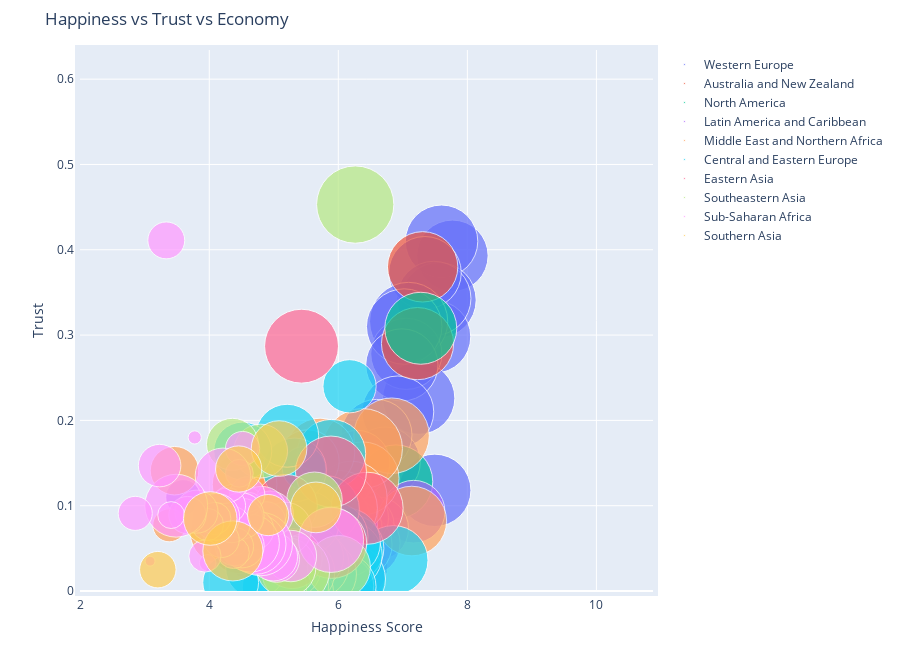

Notebook cell for this chart:
### Code cell
import warnings
warnings.filterwarnings('ignore')

figure = bubbleplot(dataset = df, x_column = 'Score', y_column = 'Perceptions of corruption', 
    bubble_column = 'Country', size_column = 'GDP per capita', color_column = 'Region', 
    x_title = "Happiness Score", y_title = "Trust", title = 'Happiness vs Trust vs Economy',
    x_logscale = False, scale_bubble = 1, height = 650)

py.iplot(figure, config={'scrollzoom': True})

### Figure 1 — Plotly figure (JSON) as saved in the notebook; plotly's stock layout.template omitted (floating-point values rounded to 4 significant figures)
{"data": [{"marker": {"size": [1.34, 1.383, 1.488, 1.38, 1.396, 1.452, 1.387, 1.376, 1.609, 1.333, 1.499, 1.373, 1.356, 1.3, 1.324, 1.286, 1.294, 1.263, 1.221, 1.181], "sizemode": "area", "sizeref": 0.0005263}, "mode": "markers", "name": "Western Europe", "text": ["Finland", "Denmark", "Norway", "Iceland", "Netherlands", "Switzerland", "Sweden", "Austria", "Luxembourg", "United Kingdom", "Ireland", "Germany", "Belgium", "Malta", "France", "Spain", "Italy", "Cyprus", "Portugal", "Greece"], "type": "scatter", "x": [7.769, 7.6, 7.554, 7.494, 7.488, 7.48, 7.343, 7.246, 7.09, 7.054, 7.021, 6.985, 6.923, 6.726, 6.592, 6.354, 6.223, 6.046, 5.693, 5.287], "y": [0.393, 0.41, 0.341, 0.118, 0.298, 0.343, 0.373, 0.226, 0.316, 0.278, 0.31, 0.265, 0.21, 0.151, 0.183, 0.079, 0.03, 0.041, 0.025, 0.034]}, {"marker": {"size": [1.303, 1.372], "sizemode": "area", "sizeref": 0.0005263}, "mode": "markers", "name": "Australia and New Zealand", "text": ["New Zealand", "Australia"], "type": "scatter", "x": [7.307, 7.228], "y": [0.38, 0.29]}, {"marker": {"size": [1.365, 1.433], "sizemode": "area", "sizeref": 0.0005263}, "mode": "markers", "name": "North America", "text": ["Canada", "United States"], "type": "scatter", "x": [7.278, 6.892], "y": [0.308, 0.128]}, {"marker": {"size": [1.034, 1.07, 1.159, 0.8, 1.149, 1.004, 1.124, 0.794, 1.231, 0.985, 0.694, 1.092, 0.912, 0.831, 0.642, 0.776, 0.855, 0.96, 1.015, 0.96, 0.323], "sizemode": "area", "sizeref": 0.0005263}, "mode": "markers", "name": "Latin America and Caribbean", "text": ["Costa Rica", "Mexico", "Chile", "Guatemala", "Panama", "Brazil", "Uruguay", "El Salvador", "Trinidad & Tobago", "Colombia", "Nicaragua", "Argentina", "Ecuador", "Jamaica", "Honduras", "Bolivia", "Paraguay", "Peru", "Dominican Republic", "Venezuela", "Haiti"], "type": "scatter", "x": [7.167, 6.595, 6.444, 6.436, 6.321, 6.3, 6.293, 6.253, 6.192, 6.125, 6.105, 6.086, 6.028, 5.89, 5.86, 5.779, 5.743, 5.697, 5.425, 4.707, 3.597], "y": [0.093, 0.073, 0.056, 0.078, 0.054, 0.086, 0.15, 0.074, 0.016, 0.034, 0.127, 0.05, 0.087, 0.028, 0.078, 0.064, 0.08, 0.027, 0.101, 0.047, 0.11]}, {"marker": {"size": [1.276, 1.503, 1.403, 1.684, 1.362, 1.5, 1.263, 1.044, 1.183, 1.002, 0.801, 0.987, 0.837, 0.657, 1.1, 0.921, 1.043, 0.913, 0.619, 0.287], "sizemode": "area", "sizeref": 0.0005263}, "mode": "markers", "name": "Middle East and Northern Africa", "text": ["Israel", "United Arab Emirates", "Saudi Arabia", "Qatar", "Bahrain", "Kuwait", "Northern Cyprus", "Libya", "Turkey", "Algeria", "Morocco", "Lebanon", "Jordan", "Palestinian Territories", "Iran", "Tunisia", "Iraq", "Egypt", "Syria", "Yemen"], "type": "scatter", "x": [7.139, 6.825, 6.375, 6.374, 6.199, 6.021, 5.718, 5.525, 5.373, 5.211, 5.208, 5.197, 4.906, 4.696, 4.548, 4.461, 4.437, 4.166, 3.462, 3.38], "y": [0.082, 0.182, 0.132, 0.167, 0.11, 0.097, 0.162, 0.152, 0.106, 0.114, 0.076, 0.027, 0.13, 0.066, 0.125, 0.055, 0.089, 0.067, 0.141, 0.077]}, {"marker": {"size": [1.269, 1.246, 1.206, 0.745, 1.238, 1.258, 0.882, 1.162, 1.187, 1.237, 1.173, 1.201, 1.183, 1.004, 0.685, 1.051, 0.493, 1.155, 0.945, 1.067, 0.983, 0.551, 1.052, 1.043, 1.092, 0.947, 0.85, 0.886, 0.82], "sizemode": "area", "sizeref": 0.0005263}, "mode": "markers", "name": "Central and Eastern Europe", "text": ["Czech Republic", "Slovakia", "Poland", "Uzbekistan", "Lithuania", "Slovenia", "Kosovo", "Romania", "Latvia", "Estonia", "Kazakhstan", "Hungary", "Russia", "Serbia", "Moldova", "Montenegro", "Tajikistan", "Croatia", "Bosnia and Herzegovina", "Belarus", "North Macedonia", "Kyrgyzstan", "Turkmenistan", "Azerbaijan", "Bulgaria", "Albania", "Armenia", "Georgia", "Ukraine"], "type": "scatter", "x": [6.852, 6.198, 6.182, 6.174, 6.149, 6.118, 6.1, 6.07, 5.94, 5.893, 5.809, 5.758, 5.648, 5.603, 5.529, 5.523, 5.467, 5.432, 5.386, 5.323, 5.274, 5.261, 5.247, 5.208, 5.011, 4.719, 4.559, 4.519, 4.332], "y": [0.036, 0.014, 0.05, 0.24, 0.042, 0.057, 0.006, 0.005, 0.064, 0.161, 0.096, 0.02, 0.031, 0.039, 0, 0.08, 0.144, 0.022, 0.006, 0.142, 0.034, 0.023, 0.028, 0.182, 0.004, 0.027, 0.064, 0.164, 0.01]}, {"marker": {"size": [1.368, 1.301, 1.327, 1.438, 0.948, 1.029], "sizemode": "area", "sizeref": 0.0005263}, "mode": "markers", "name": "Eastern Asia", "text": ["Taiwan", "South Korea", "Japan", "Hong Kong", "Mongolia", "China"], "type": "scatter", "x": [6.446, 5.895, 5.886, 5.43, 5.285, 5.191], "y": [0.097, 0.056, 0.14, 0.287, 0.038, 0.1]}, {"marker": {"size": [1.572, 1.05, 0.807, 1.221, 0.931, 0.741, 0.764, 0.574, 0.71], "sizemode": "area", "sizeref": 0.0005263}, "mode": "markers", "name": "Southeastern Asia", "text": ["Singapore", "Thailand", "Philippines", "Malaysia", "Indonesia", "Vietnam", "Laos", "Cambodia", "Myanmar"], "type": "scatter", "x": [6.262, 6.008, 5.631, 5.339, 5.192, 5.175, 4.796, 4.7, 4.36], "y": [0.453, 0.028, 0.107, 0.024, 0.028, 0.073, 0.164, 0.062, 0.172]}, {"marker": {"size": [1.12, 0.696, 0.549, 0.611, 0.569, 0.393, 0.673, 1.057, 0.96, 0.45, 0, 0.879, 0.138, 0.331, 0.38, 0.308, 0.512, 0.57, 0.204, 0.094, 0.385, 0.268, 0.35, 0.336, 0.811, 0.332, 0.578, 0.275, 0.073, 0.274, 0.274, 0.489, 0.046, 0.366, 1.041, 0.191, 0.359, 0.476, 0.026, 0.306], "sizemode": "area", "sizeref": 0.0005263}, "mode": "markers", "name": "Sub-Saharan Africa", "text": ["Mauritius", "Nigeria", "Cameroon", "Ghana", "Ivory Coast", "Benin", "Congo (Brazzaville)", "Gabon", "South Africa", "Senegal", "Somalia", "Namibia", "Niger", "Burkina Faso", "Guinea", "Gambia", "Kenya", "Mauritania", "Mozambique", "Congo (Kinshasa)", "Mali", "Sierra Leone", "Chad", "Ethiopia", "Swaziland", "Uganda", "Zambia", "Togo", "Liberia", "Comoros", "Madagascar", "Lesotho", "Burundi", "Zimbabwe", "Botswana", "Malawi", "Rwanda", "Tanzania", "Central African Republic", "South Sudan"], "type": "scatter", "x": [5.888, 5.265, 5.044, 4.996, 4.944, 4.883, 4.812, 4.799, 4.722, 4.681, 4.668, 4.639, 4.628, 4.587, 4.534, 4.516, 4.509, 4.49, 4.466, 4.418, 4.39, 4.374, 4.35, 4.286, 4.212, 4.189, 4.107, 4.085, 3.975, 3.973, 3.933, 3.802, 3.775, 3.663, 3.488, 3.41, 3.334, 3.231, 3.083, 2.853], "y": [0.06, 0.041, 0.037, 0.04, 0.09, 0.082, 0.093, 0.055, 0.055, 0.072, 0.27, 0.056, 0.102, 0.113, 0.086, 0.167, 0.053, 0.088, 0.138, 0.053, 0.052, 0.045, 0.078, 0.1, 0.135, 0.06, 0.087, 0.085, 0.033, 0.078, 0.041, 0.093, 0.18, 0.089, 0.1, 0.089, 0.411, 0.147, 0.035, 0.091]}, {"marker": {"size": [0.677, 0.813, 0.446, 0.562, 0.949, 0.755, 0.35], "sizemode": "area", "sizeref": 0.0005263}, "mode": "markers", "name": "Southern Asia", "text": ["Pakistan", "Bhutan", "Nepal", "Bangladesh", "Sri Lanka", "India", "Afghanistan"], "type": "scatter", "x": [5.653, 5.082, 4.913, 4.456, 4.366, 4.015, 3.203], "y": [0.098, 0.167, 0.089, 0.143, 0.047, 0.085, 0.025]}], "layout": {"height": 650, "hovermode": "closest", "margin": {"b": 50, "pad": 5, "t": 50}, "showlegend": true, "title": {"text": "Happiness vs Trust vs Economy"}, "xaxis": {"autorange": false, "range": [1.997, 10.88], "title": {"text": "Happiness Score"}}, "yaxis": {"autorange": false, "range": [0, 0.6342], "title": {"text": "Trust"}}}}
